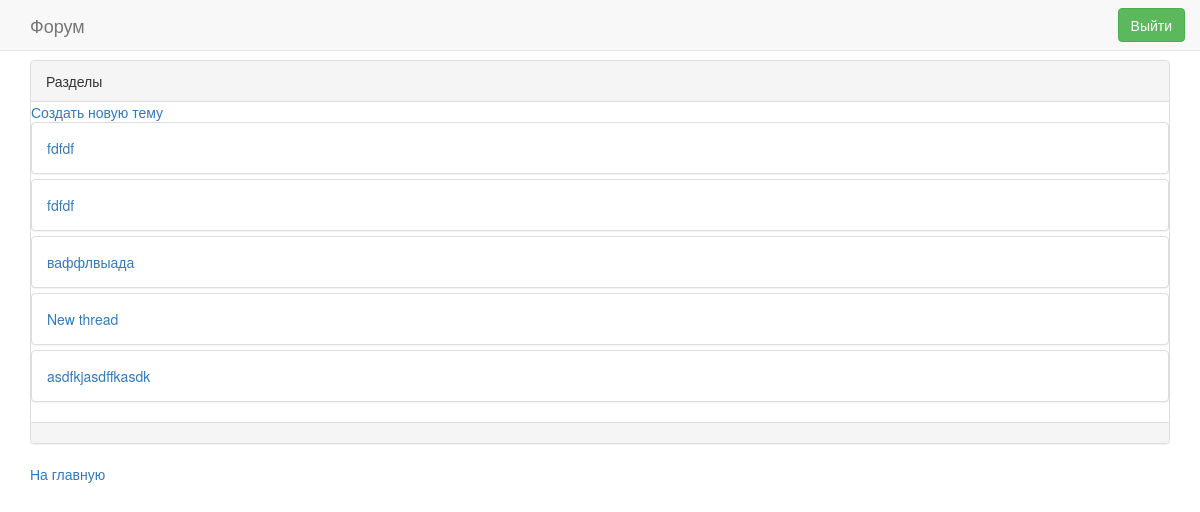
Page /forum_app/sections/1/ (signed in) on the earlier database version.
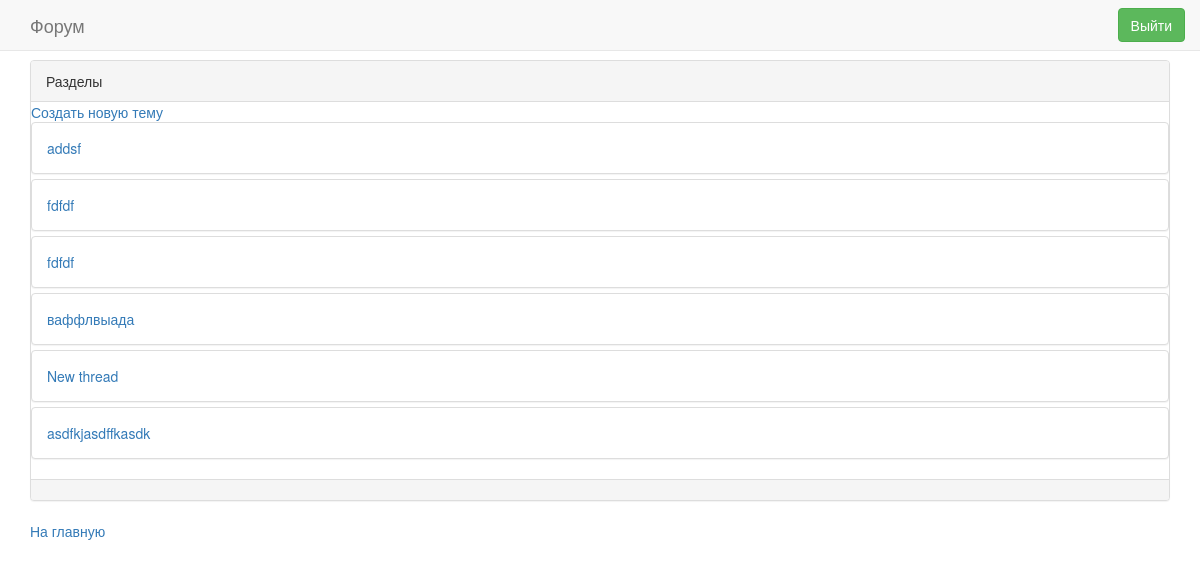
Same page on the later database version.
### forum_app/models.py (models this page shows)
class Thread(models.Model):
    name = models.CharField(max_length=100)
    posts = models.ManyToManyField(Post)

### forum_app/views.py (the view)
# urls.py: url(r'^sections/(?P<id>[0-9]+)/$', views.section_view, name='section'),
def section_view(request, id):
    cur_section = Section.objects.get(pk=id)
    section_threads = cur_section.threads.all().order_by('-id')
    pages = Paginator(section_threads, 10)
    cur_page = 1
    if 'page' in request.GET:
        cur_page = int(request.GET['page'])
    return render(request, 'section.html', {'section': cur_section, 'page': pages.page(cur_page)})

### forum_app/templates/section.html (shortened to what this page needs)
{% extends "base_generic.html" %}
{% block content %}
    <div class="panel panel-default">
        <div class="panel-heading">Разделы</div>
        {% if user.is_authenticated %}
            <a href="new_thread/">Создать новую тему</a><br>
        {% endif %}
        <div class="panel-group">
            {% for thread in page.object_list %}
                <div class="panel panel-default">
                    <div class="panel-body">
                        <a href="{{ thread.id }}">{{ thread.name }}</a>
                    </div>
                </div>
            {% endfor %}
        </div>
        <div class="panel-footer">
        </div>
    </div>
{% endblock %}

Differences in the rows shown:
added Thread: name "addsf"
